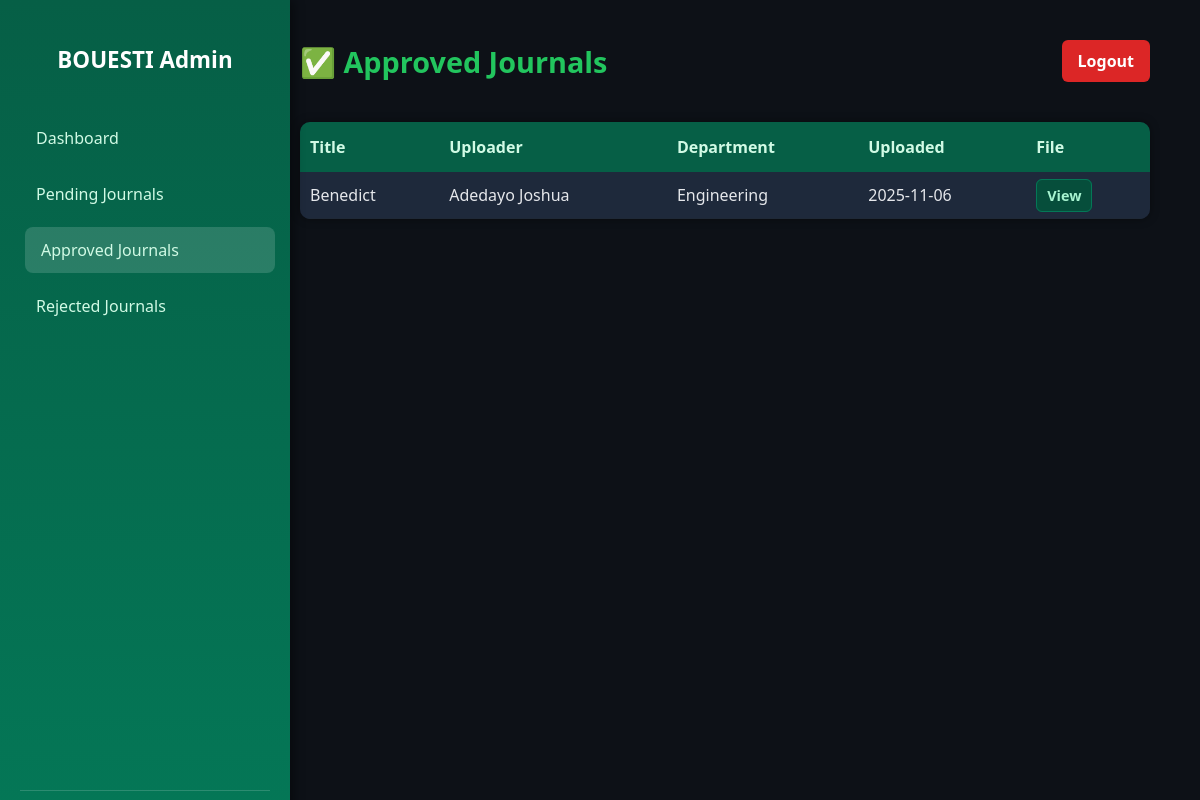
Screenshot of /approved/ (signed in) with the database file from the repository.
### journals/models.py (models this page shows, shortened)
class Journal(models.Model):
    STATUS_CHOICES = [
        ('Pending', 'Pending'),
        ('Approved', 'Approved'),
        ('Rejected', 'Rejected'),
    ]
    user = models.ForeignKey(User, on_delete=models.CASCADE)
    title = models.CharField(max_length=255)
    department = models.CharField(max_length=255)
    pdf_file = models.FileField(upload_to='journals/')
    upload_date = models.DateTimeField(auto_now_add=True)
    status = models.CharField(max_length=20, choices=STATUS_CHOICES, default='Pending')
    author = models.ForeignKey(User, on_delete=models.CASCADE, related_name='journals')  # ✅ make sure this exists
    abstract = models.TextField(blank=True, null=True)
    keywords = models.CharField(max_length=255, blank=True, null=True)
    doi = models.CharField(max_length=100, unique=True, blank=True, null=True)
    supervisor = models.CharField(max_length=100, blank=True, null=True)
    year = models.PositiveIntegerField(blank=True, null=True)

### journals/views.py (the view)
# urls.py: path('approved/', views.approved_journals, name='approved_journals'),
@login_required
@admin_required
def approved_journals(request):
    approved_journals = Journal.objects.filter(status='approved').order_by('-upload_date')
    return render(request, 'journals/approved_journals.html', {'approved_journals': approved_journals})

### journals/views.py (called while the page is built)
def admin_required(view_func):
    return user_passes_test(lambda u: u.is_staff or u.is_superuser)(view_func)

### journals/templates/journals/approved_journals.html (shortened to what this page needs)
<!DOCTYPE html>
<html lang="en">
<head>
</head>
<body>
  <aside class="sidebar">
    <div>
      <h2>BOUESTI Admin</h2>
      <nav>
        <a href="{% url 'admin_dashboard' %}">Dashboard</a>
        <a href="{% url 'pending_journals' %}">Pending Journals</a>
        <a href="{% url 'approved_journals' %}" class="active">Approved Journals</a>
        <a href="{% url 'rejected_journals' %}">Rejected Journals</a>
      </nav>
    </div>
    <footer>&copy; {{ now|date:"Y" }} BOUESTI Repository</footer>
  </aside>
  <main class="main-content">
    <div class="header">
      <h1>✅ Approved Journals</h1>
      <a href="{% url 'logout_view' %}" class="logout-btn">Logout</a>
    </div>
    {% if approved_journals %}
    <table>
      <tr>
        <th>Title</th>
        <th>Uploader</th>
        <th>Department</th>
        <th>Uploaded</th>
        <th>File</th>
      </tr>
      {% for journal in approved_journals %}
      <tr>
        <td>{{ journal.title }}</td>
        <td>{{ journal.user.username }}</td>
        <td>{{ journal.department }}</td>
        <td>{{ journal.upload_date|date:"Y-m-d" }}</td>
        <td><a href="{{ journal.pdf_file.url }}" target="_blank" class="btn-view">View</a></td>
      </tr>
      {% endfor %}
    </table>
    {% else %}
    <p>No approved journals found.</p>
    {% endif %}
  </main>
</body>
</html>

### journals/templates/journals/approved_journals.html (style rules this page uses)
body { font-family: 'Poppins', 'Segoe UI', sans-serif; margin: 0; padding: 0; display: flex; min-height: 100vh; background-color: #0d1117; color: #e5e7eb; }
.sidebar { width: 250px; background: linear-gradient(180deg, #065f46, #047857); color: white; display: flex; flex-direction: column; justify-content: space-between; padding: 25px 20px; box-shadow: 4px 0 10px rgba(0, 0, 0, 0.4); position: fixed; height: 100vh; top: 0; left: 0; }
.sidebar h2 { text-align: center; margin-bottom: 40px; font-size: 1.4rem; font-weight: 700; }
.sidebar nav a { display: block; text-decoration: none; color: #d1fae5; padding: 12px 16px; border-radius: 8px; font-weight: 500; margin-bottom: 10px; transition: background 0.3s ease, transform 0.2s ease; }
.sidebar nav a:hover, .sidebar nav a.active { background: rgba(255, 255, 255, 0.15); transform: translateX(5px); }
.sidebar footer { text-align: center; font-size: 0.85rem; opacity: 0.8; border-top: 1px solid rgba(255, 255, 255, 0.2); padding-top: 15px; }
.main-content { margin-left: 250px; flex: 1; padding: 40px 50px; }
.header { display: flex; justify-content: space-between; align-items: center; margin-bottom: 40px; }
.header h1 { color: #22c55e; font-size: 1.8rem; margin: 0; }
.logout-btn { background: #dc2626; color: white; padding: 10px 16px; border-radius: 6px; border: none; text-decoration: none; font-weight: 600; transition: 0.3s ease; }
table { width: 100%; border-collapse: collapse; border-radius: 10px; overflow: hidden; background-color: #111827; box-shadow: 0 0 10px rgba(0,0,0,0.4); }
th { background-color: #065f46; color: #d1fae5; padding: 14px 10px; text-align: left; }
td { padding: 12px 10px; border-bottom: 1px solid #1f2937; color: #e5e7eb; }
tr:nth-child(even) { background-color: #1e293b; }
.btn-view { background: #064e3b; color: #a7f3d0; border: 1px solid #047857; padding: 6px 10px; border-radius: 6px; text-decoration: none; font-weight: 600; font-size: 0.9rem; transition: 0.3s; }

### rows the page displays
Journal: title "Benedict", user.username "Adedayo Joshua", department "Engineering", upload_date "2025-11-06"
